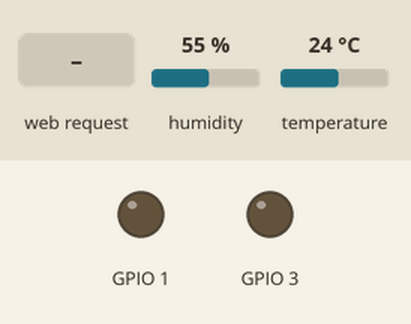
Simulated run of this sketch. Board: ESP8266 (NodeMCU). Shown: output pins drawn as LEDs (lit = HIGH). The inputs (shaded band) are chosen by the test bench; at power-on: humidity 55 %, temperature 24 °C. EEPROM starts erased; what the sketch prints to the serial monitor is not drawn.

Above: at 0.1 s.
At 1.2 s:
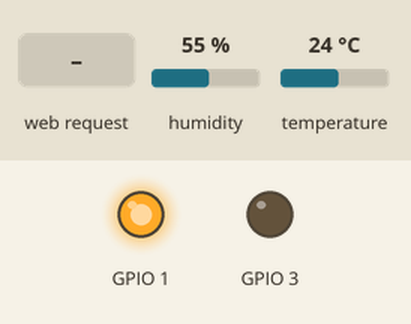
Timing chart, 0 to 0.7 s (numbered marks = the images above; inputs shaded):
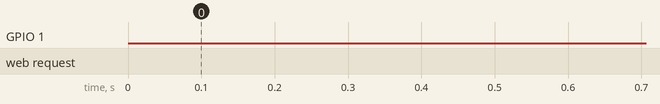

The sketch:

smart_fan_with_temperature_based_speed_control.ino
```cpp
// Import required libraries
#include <ESP8266WiFi.h>
#include <ESPAsyncTCP.h>
#include <ESPAsyncWebServer.h>
#include <Adafruit_Sensor.h>
#include <DHT.h>
#include <Hash.h>
#define DHTPIN 0
#include <ESP_EEPROM.h>
#include"index_html.h"

#define DHTTYPE    DHT11

float t = 0.0;
unsigned long previousMillis = 0;
const long interval = 3000;
const char* ssid = "Fan Speed Controller";
const char* password = "12345678";
const int output_pin = 2;
String sliderValue = "0";
String temp_min, temp_max;
const char* PARAM_INPUT = "value";
const char* Temp_Min = "tempMin";
const char* Temp_Max = "tempMax";
float temp_range;
bool auto_manual_mode = 0; // 1 is auto mode o is manual mode
int tmp_mode, tmp_slider = 0;

DHT dht(DHTPIN, DHTTYPE);

// Create AsyncWebServer object on port 80
AsyncWebServer server(80);


String processor(const String& var) {
  //Serial.println(var);
  if (var == "SLIDERVALUE") {
    return sliderValue;
  }
  else if (var == "TEMPERATURE") {
    return String(t);
  }
  else if (var == "tempMin") {
    return temp_min;
  }
  else if (var == "tempMax") {
    return temp_max ;
  }
  return String();
}
void main_loop();

void setup() {
  // Serial port for debugging purposes
  pinMode(1, FUNCTION_3);
  pinMode(3, FUNCTION_3);
  pinMode(1, OUTPUT);
  pinMode(3, OUTPUT);
  digitalWrite(1, HIGH);
  dht.begin();
  Serial.begin(115200);

  EEPROM.begin(30);
  EEPROM.get(0, auto_manual_mode);
  float a, b;
  int c;
  EEPROM.get(4, a);
  EEPROM.get(12, b);
  EEPROM.get(20, c);
  temp_min = String(a);
  temp_max = String(b);
  sliderValue = String(c);
  //  Serial.println("\n");
  //  delay(2000);
  //  Serial.println(auto_manual_mode);
  //  Serial.println(temp_min);
  //  Serial.println(temp_max);
  //  Serial.println(sliderValue);
  main_loop();

  WiFi.mode(WIFI_AP);
  WiFi.softAP(ssid, password);

  // Route for root / web page
  server.on("/", HTTP_GET, [](AsyncWebServerRequest * request) {
    request->send_P(200, "text/html", index_html, processor);
  });

  // Send a GET request to <ESP_IP>/slider?value=<inputMessage>
  server.on("/slider", HTTP_GET, [] (AsyncWebServerRequest * request) {
    String inputMessage;
    // GET input1 value on <ESP_IP>/slider?value=<inputMessage>
    if (request->hasParam(PARAM_INPUT)) {
      inputMessage = request->getParam(PARAM_INPUT)->value();
      sliderValue = inputMessage;
      auto_manual_mode = 0; // set to manual mode
      EEPROM.put(0, auto_manual_mode);
      EEPROM.put(20, sliderValue.toInt());
      Serial.println(auto_manual_mode);
      boolean ok2 = EEPROM.commit();
      Serial.println((ok2) ? "Second commit OK" : "Commit failed");
    }
    else {
      inputMessage = "No message sent";
    }
    Serial.println(inputMessage);
    request->send(200, "text/plain", "OK");
  });

  server.on("/temperature", HTTP_GET, [](AsyncWebServerRequest * request) {
    request->send_P(200, "text/plain", String(t).c_str());

  });


  // Send a GET request to <ESP_IP>/get?inputString=<inputMessage>
  server.on("/get", HTTP_GET, [] (AsyncWebServerRequest * request) {
    String inputMessage;
    // GET inputString value on <ESP_IP>/get?inputString=<inputMessage>
    if (request->hasParam(Temp_Min)) {
      inputMessage = request->getParam(Temp_Min)->value();
      temp_min = inputMessage;
      EEPROM.put(4, temp_min.toFloat());
      EEPROM.commit();
      Serial.println(temp_min);

      //writeFile(SPIFFS, "/inputString.txt", inputMessage.c_str());
    }
    // GET inputInt value on <ESP_IP>/get?inputInt=<inputMessage>
    if (request->hasParam(Temp_Max)) {
      inputMessage = request->getParam(Temp_Max)->value();
      temp_max = inputMessage;
      EEPROM.put(12, temp_max.toFloat());
      EEPROM.commit();
      Serial.println(temp_max);


      // writeFile(SPIFFS, "/inputInt.txt", inputMessage.c_str());
    }
    // GET inputFloat value on <ESP_IP>/get?inputFloat=<inputMessage>
    else {
      inputMessage = "No message sent";
    }
    //Serial.println(inputMessage);
    //request->send(200, "text/text", "<html><body><h3>Data Set to ESP</h3></body></html>");
    auto_manual_mode = 1; // set to auto mode
    EEPROM.put(0, auto_manual_mode);
    Serial.println(auto_manual_mode);
    boolean ok1 = EEPROM.commit();
  });

  // Start server
  server.begin();
}

void loop() {

  unsigned long currentMillis = millis();

  if (currentMillis - previousMillis >= interval) {
    // save the last time you updated the DHT values
    previousMillis = currentMillis;
    // Read temperature as Celsius (the default)
    // float temp_tmp = dht.readTemperature();
    t = dht.readTemperature();
  }

  main_loop();

  pinMode(1, FUNCTION_3);
  pinMode(3, FUNCTION_3);
  pinMode(1, OUTPUT);
  pinMode(3, OUTPUT);
  digitalWrite(1, HIGH);

  if (auto_manual_mode != tmp_mode) {

    if (auto_manual_mode == 1) {

      digitalWrite(1, LOW);
      delay(500);
      digitalWrite(1, HIGH);
      delay(500);
      digitalWrite(1, LOW);
      delay(500);
      digitalWrite(1, HIGH);
      delay(500);
    }


    tmp_mode = auto_manual_mode;
  }

  if (sliderValue.toInt() != tmp_slider)
  {
    digitalWrite(1, LOW);
    delay(500);
    digitalWrite(1, HIGH);
    tmp_slider = sliderValue.toInt();

  }
}

void main_loop()
{


  if (auto_manual_mode == 0) // thi is manual mode the value is 0
  {
    int val = map(sliderValue.toInt(), 0, 100, 255, 0);
    analogWrite(output_pin, val);
  }

  if (auto_manual_mode) // auto mode
  {
    temp_range = (temp_max.toFloat() - temp_min.toFloat()) / 10;

    if (temp_max.toFloat() <= t)
    {
      analogWrite(output_pin, 25);
    }

    else if ((temp_min.toFloat() + (temp_range * 9)) <= t)
    {
      analogWrite(output_pin, 50);
    }
    else if ((temp_min.toFloat() + (temp_range * 8)) <= t)
    {
      analogWrite(output_pin, 100);
    }

    else if ((temp_min.toFloat() + (temp_range * 7)) <= t)
    {
      analogWrite(output_pin, 125);
    }

    else if ((temp_min.toFloat() + (temp_range * 6)) <= t)
    {
      analogWrite(output_pin, 150);
    }

    else if ((temp_min.toFloat() + (temp_range * 5)) <= t)
    {
      analogWrite(output_pin, 175);
    }

    else if ((temp_min.toFloat() + (temp_range * 4)) <= t)
    {
      analogWrite(output_pin, 200);
    }

    else if ((temp_min.toFloat() + (temp_range * 3)) <= t)
    {
      analogWrite(output_pin, 225);
    }

    else if ((temp_min.toFloat() + (temp_range * 2)) <= t)
    {
      analogWrite(output_pin, 250);
    }

    else if ((temp_min.toFloat() + (temp_range * 1)) <= t)
    {
      analogWrite(output_pin, 255);
    }
  }
}
```

index_html.h
```cpp
const char index_html[] PROGMEM = R"rawliteral(
<!DOCTYPE HTML><html>
<head>
<meta name="viewport" content="width=device-width, initial-scale=1">
  <link rel="stylesheet" href="https://cdnjs.cloudflare.com/ajax/libs/font-awesome/4.7.0/css/font-awesome.min.css">

  <style>
  body{
  margin:0;
  padding: 0;
  color:#1c1c1c;
  font-family: roboto;
  position: relative;
  text-align:center;
}

p{margin:0;padding:0;}

.clr{
  clear:both;
}

@font-face {
  font-family: quartz;
  src: url(fonts/quartz.ttf);
}

#bg_mob{
  background-color: #f4f4f4;
  max-width: 540px;
  margin:0 auto;
  height:100vh;
}
.mob_inner{
  padding: 15px;
}

#espRange {
  -webkit-appearance: none;
  width: 100%;
  height: 15px;
  border-radius: 5px;
  background: #0e3d79;
  outline: none;
}

.slideresp:hover {
  opacity: 1;
}

.slideresp::-webkit-slider-thumb {
  -webkit-appearance: none;
  appearance: none;
  width: 28px;
  height: 28px;
  border-radius: 50%;
  background: #00acec;
  cursor: pointer;
}

.slideresp::-moz-range-thumb {
  width: 28px;
  height: 28px;
  border-radius: 50%;
  background: #00acec;
  cursor: pointer;
}

.value{
    width: 100px;
    background: #ff7700;
    margin: 0 auto;
    padding: 5px;
    margin-top: 10px;
    color: white;
}

#temperature_sec{margin: 30px 0;}

.form_max-min input{
    padding: 6px 4px;
    border: 1px solid #c8c8c8;
}
#esp-submit{
    background-color: #ff7700;
    color: white;
    border: none;
    padding: 5px 10px;
    font-size: 16px;
}
.form_max-min{margin:35px 0;}

input[type=number]::-webkit-inner-spin-button,
input[type=number]::-webkit-outer-spin-button {
  -webkit-appearance: none;
}
  </style>
</head>
<body>

  <div id="bg_mob">
    <div class="mob_inner">
      <div class="slidecontainer">
        <h2>ESP Fan Speed Controller</h2>
        <input type="range" onchange="updateSliderPWM(this)" id="espRange" min="0" max="100" value="%SLIDERVALUE%" step="1" class="slideresp" style="height:18px;width:290px; border-radius:5px;background:#0e3d79;outline:none;">
         <p style="width: 60px;background: #ff7700;margin: 0 auto;padding: 6px 12px;color: white;"><span id="textSliderValue">%SLIDERVALUE%</span></p>
      </div>
      <hr style="margin-top: 35px;border: 1px solid #e6e5e5;">
      <div id="temperature_sec">
        <div>
          <h2><i class="fa fa-thermometer-half" style="color: #ec5a00;margin-right: 10px;"></i>Room Temperature <span id="temperature" style="background:#dddddd;padding: 3px 12px;">%TEMPERATURE%<sup class="units">&deg;C</sup></span></h2>
        </div>
      </div>
      <hr style="margin-top: 35px;border: 1px solid #e6e5e5;">
      <form action="/get" class="form_max-min">

       <label><b>Min:&nbsp;&nbsp;&nbsp;</b> </label>
       <input type="number" id="quantity" min="10" placeholder="Min 10" name="tempMin"><br><br>

        <label><b>Max:&nbsp;&nbsp;&nbsp;</b> </label>
        <input type="number" id="quantity"  max="60" placeholder="Max 60" name="tempMax"><br><br>

        <input type="submit" id="esp-submit" value="Enable Auto Mode" onclick="submitMessage()">
      </form>
      <p style="text-align: left;background: #e8e8e8;padding: 10px;font-size: 14px;line-height: 22px;color: black;"><b>Note :</b> This device features an auto and manual mode function; users can enable auto speed control mode by inputting the desired temperature range(Min and Max Value) and clicking on the Enable Auto Mode button. If the slider is moved while auto mode is enabled the device automatically reverts back to manual speed control mode.</p>
    </div>
  </div>


<script>
function updateSliderPWM(element) {
  var sliderValue = document.getElementById("espRange").value;
  document.getElementById("textSliderValue").innerHTML = sliderValue;


  console.log(sliderValue);
  var xhr = new XMLHttpRequest();
  xhr.open("GET", "/slider?value="+sliderValue, true);
  xhr.send();
}

setInterval(function ( ) {
  var xhttp = new XMLHttpRequest();
  xhttp.onreadystatechange = function() {
    if (this.readyState == 4 && this.status == 200) {
      document.getElementById("temperature").innerHTML = this.responseText;
    }
  };
  xhttp.open("GET", "/temperature", true);
  xhttp.send();
}, 5000 ) ;


function submitMessage() {
      alert("Saved value to ESP SPIFFS");
      setTimeout(function(){ document.location.reload(false); }, 500);
    }

</script>
</body>
</html>
)rawliteral";
```
